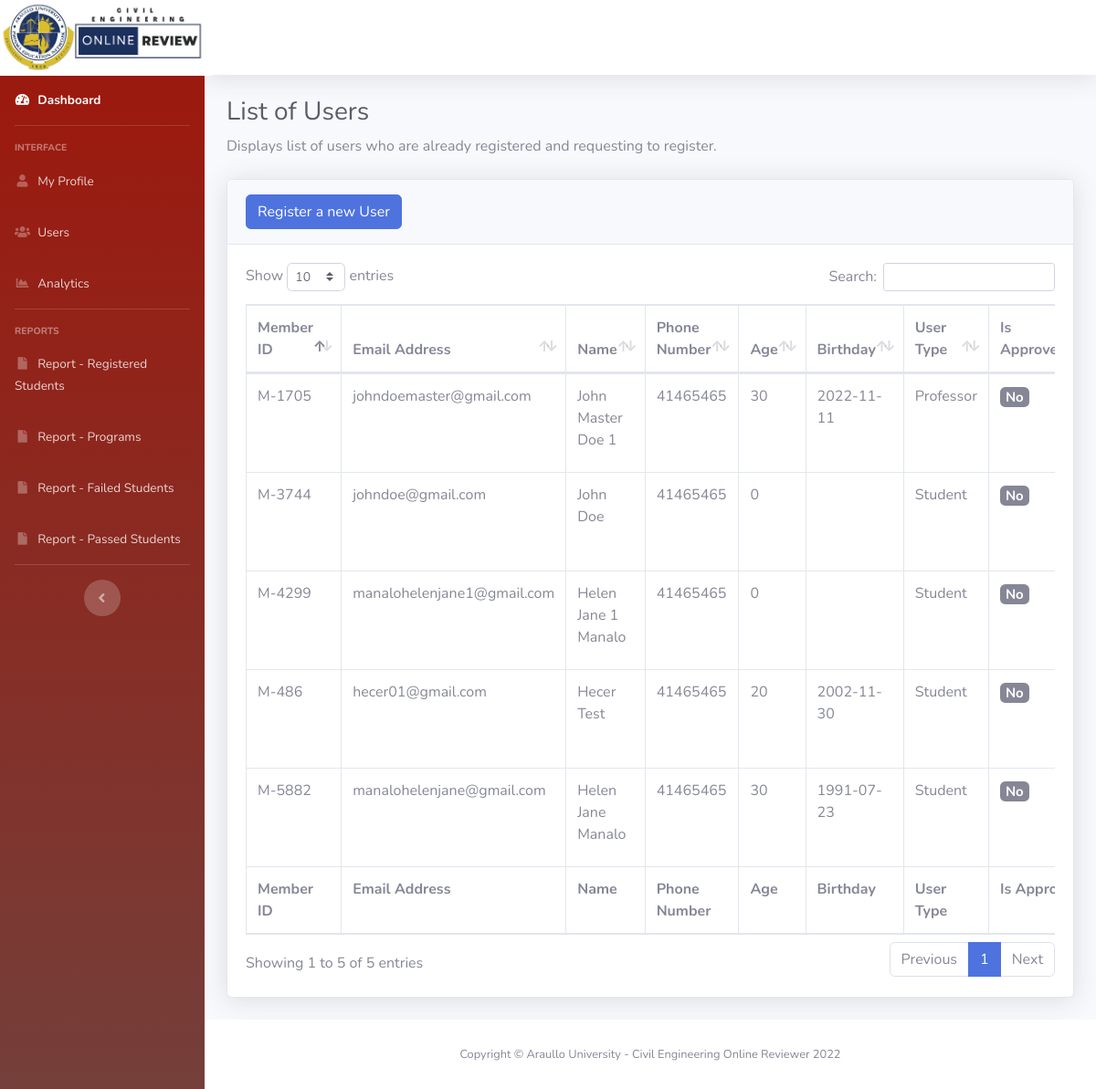
Page /dashboard/admin_users.php on the earlier database version.
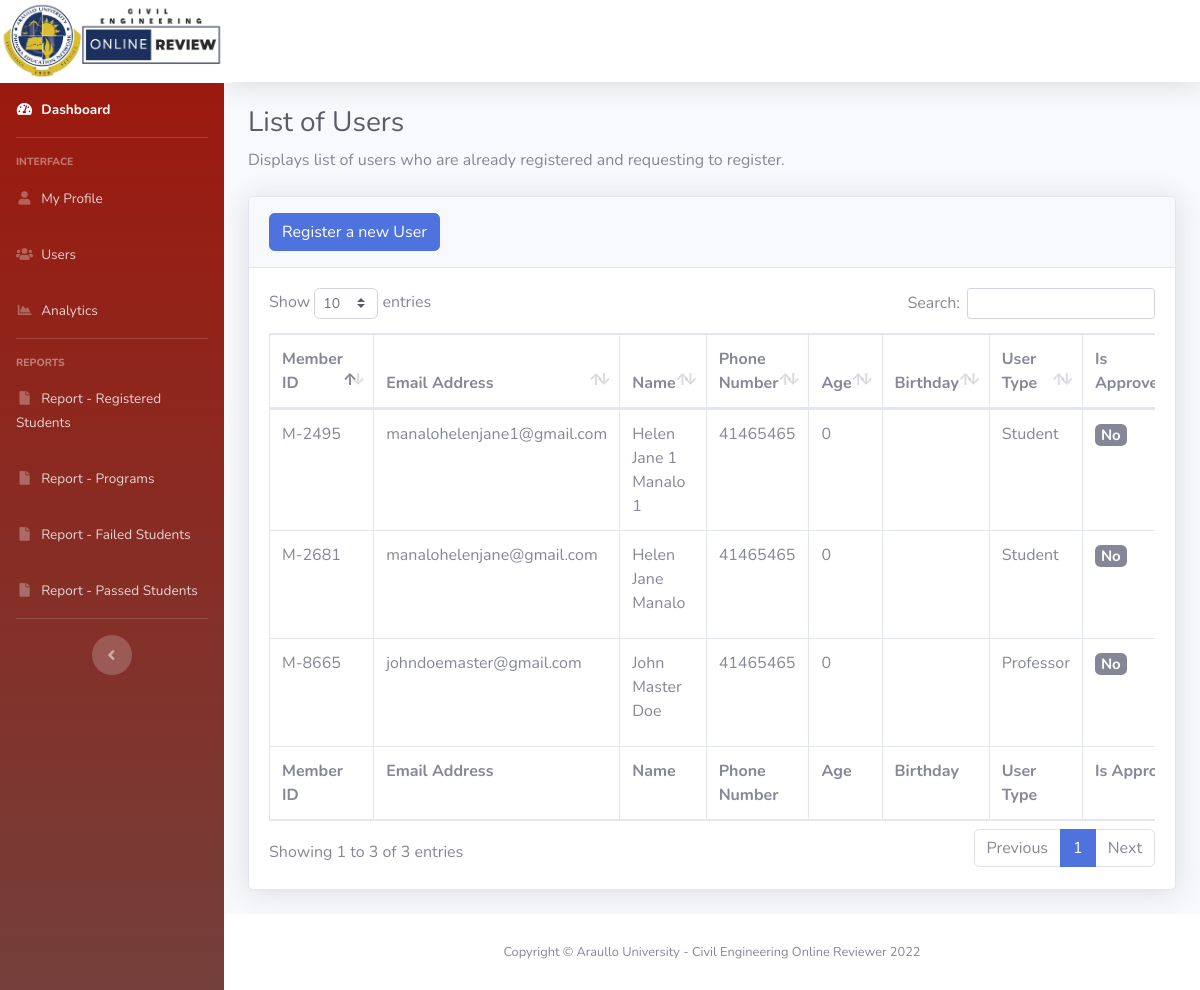
Same page on the later database version.
### tables this page shows
CREATE TABLE `user_account` (
  `id` int(11) NOT NULL,
  `member_id` varchar(50) NOT NULL,
  `email_address` varchar(50) NOT NULL,
  `firstname` varchar(50) NOT NULL,
  `last_name` varchar(50) NOT NULL,
  `phone_number` int(11) NOT NULL,
  `age` int(11) NOT NULL,
  `birthday` varchar(50) NOT NULL,
  `religion` varchar(50) NOT NULL,
  `blood_type` varchar(50) NOT NULL,
  `upload_image` varchar(255) NOT NULL,
  `gender` varchar(50) NOT NULL,
  `user_type` varchar(25) NOT NULL,
  `password` varchar(255) NOT NULL,
  `date_created` varchar(100) NOT NULL,
  `date_updated` varchar(100) NOT NULL
);

### dashboard/model/Admin.php (called while the page is built, shortened)
<?php
	class Admin {
		public $db;
		public function __construct(){
			$this->db = new mysqli(DB_HOST, DB_USER, DB_PASSWORD, DB_DATABASE);
		}
        public function get_all_users_list() {
    		$sql3="SELECT * FROM user_account a
                WHERE a.user_type != 'SuperAdmin'";
	        $result = mysqli_query($this->db,$sql3);
	        return $result_data = mysqli_fetch_all($result,MYSQLI_ASSOC);
        }
	}
?>

### dashboard/admin_users.php (the view, shortened to what this page needs)
<?php
    include_once('db_header.php');
?>
    <h1 class="h3 mb-2 text-gray-800">List of Users</h1>
    <p class="mb-4">Displays list of users who are already registered and requesting to register.</p>
    <div class="card shadow mb-4">
        <div class="card-header py-3">
            <h6 class="m-0 font-weight-bold text-primary">
                <a class="btn btn-primary" href="add_edit_user.php?action=add">Register a new User</a>
            </h6>
        </div>
        <div class="card-body">
            <div class="table-responsive">
                <table class="table table-bordered" id="dataTable" width="100%" cellspacing="0">
                    <thead>
                        <tr>
                            <th>Member ID</th>
                            <th>Email Address</th>
                            <th>Name</th>
                            <th>Phone Number</th>
                            <th>Age</th>
                            <th>Birthday</th>
                            <th>User Type</th>
                            <th>Is Approved?</th>
                        </tr>
                    </thead>
                    <tfoot>
                        <tr>
                            <th>Member ID</th>
                            <th>Email Address</th>
                            <th>Name</th>
                            <th>Phone Number</th>
                            <th>Age</th>
                            <th>Birthday</th>
                            <th>User Type</th>
                            <th>Is Approved?</th>
                        </tr>
                    </tfoot>
                    <tbody>
                        <?php
                            $get_users_list =  $admin->get_all_users_list();
                            foreach($get_users_list as $users) {
                        ?>
                            <tr>
                                <td><?php echo $users['member_id'] ?></td>
                                <td><?php echo $users['email_address'] ?></td>
                                <td><?php echo $users['firstname'].' '.$users['last_name'] ?></td>
                                <td><?php echo $users['phone_number'] ?></td>
                                <td><?php echo $users['age'] ?></td>
                                <td><?php echo $users['birthday'] ?></td>
                                <td><?php echo $users['user_type'] ?></td>
                                <td>
                                    <?php
                                        if ($users['is_approved'] == 0) {
                                    ?>
                                        <h5><span class="badge badge-secondary">No</span></h5>
                                    <?php
                                        }
                                        else {
                                    ?>
                                        <h5><span class="badge badge-success">Yes</span></h5>
                                    <?php
                                        }
                                    ?>
                                </td>
                            </tr>
                        <?php
                            }
                        ?>
                    </tbody>
                </table>
            </div>
        </div>
    </div>
<?php
    include_once('db_footer.php');
?>

Differences in the rows shown:
removed user_account: member "M-5882", email_address "manalohelenjane@gmail.com", firstname "Helen Jane", last_name "Manalo", phone_number "41465465", age "30", birthday "1991-07-23", user_type "Student", shows "No"
removed user_account: member "M-3744", email_address "johndoe@gmail.com", firstname "John", last_name "Doe", phone_number "41465465", age "0", user_type "Student", shows "No"
removed user_account: member "M-4299", email_address "manalohelenjane1@gmail.com", firstname "Helen Jane 1", last_name "Manalo", phone_number "41465465", age "0", user_type "Student", shows "No"
removed user_account: member "M-1705", email_address "johndoemaster@gmail.com", firstname "John Master", last_name "Doe 1", phone_number "41465465", age "30", birthday "2022-11-11", user_type "Professor", shows "No"
removed user_account: member "M-486", email_address "hecer01@gmail.com", firstname "Hecer", last_name "Test", phone_number "41465465", age "20", birthday "2002-11-30", user_type "Student", shows "No"
added user_account: member "M-8665", email_address "johndoemaster@gmail.com", firstname "John Master", last_name "Doe", phone_number "41465465", age "0", user_type "Professor", shows "No"
added user_account: member "M-2681", email_address "manalohelenjane@gmail.com", firstname "Helen Jane", last_name "Manalo", phone_number "41465465", age "0", user_type "Student", shows "No"
added user_account: member "M-2495", email_address "manalohelenjane1@gmail.com", firstname "Helen Jane 1", last_name "Manalo 1", phone_number "41465465", age "0", user_type "Student", shows "No"
Other differences:
text written by a page script: "Show entries Search: Showing 1 to 5 of 5 entries Previous 1 Next" → "Show entries Search: Showing 1 to 3 of 3 entries Previous 1 Next"
